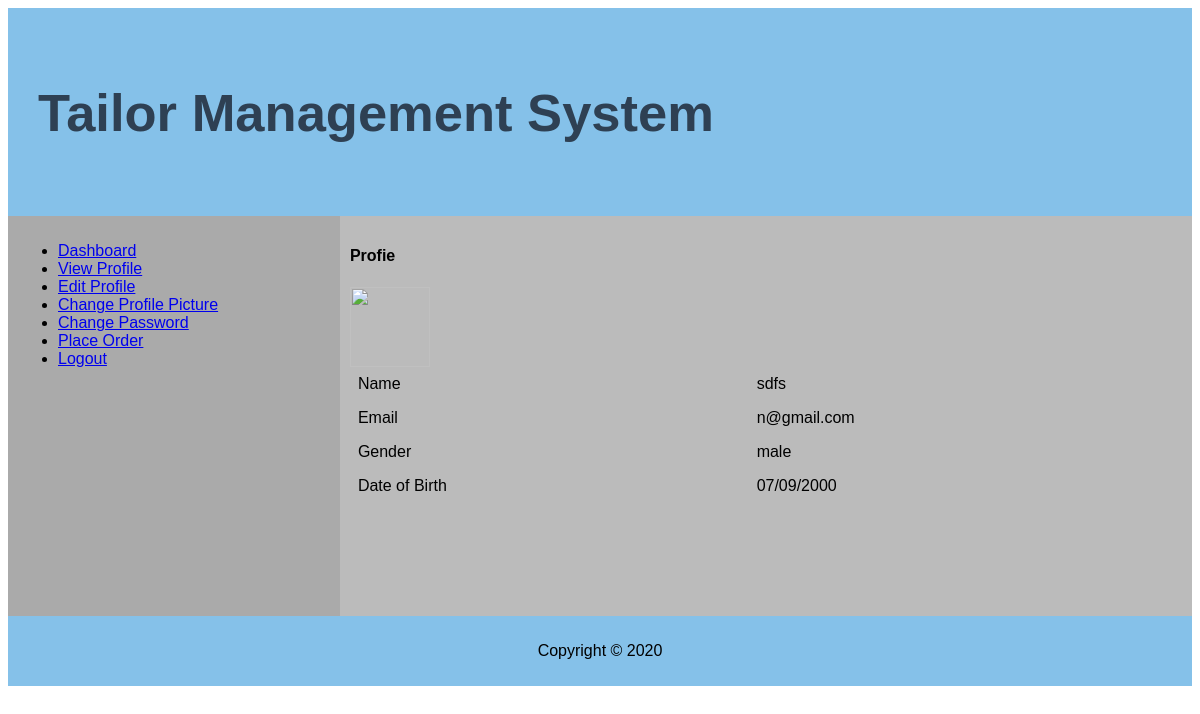
The page /user_view.php (signed in) on the database its author committed.
### tables this page shows
CREATE TABLE `user` (
  `ID` int(50) NOT NULL,
  `name` varchar(100) NOT NULL,
  `email` varchar(100) NOT NULL,
  `userName` varchar(100) NOT NULL,
  `password` varchar(100) NOT NULL,
  `gender` varchar(100) NOT NULL,
  `dob` varchar(50) NOT NULL,
  `picture` varchar(100) NOT NULL,
  `type` varchar(50) NOT NULL
);

### user_view.php (the view, shortened to what this page needs)
<?php
$userName=$_SESSION['userName'];
?>
<html>
<head>
  <link rel="stylesheet" type="text/css" href="CSS/table.css">
</head>
<body>
<div class="grid-container">
  <div class="header">
    <h2 style="color: #2E4053"; align="left">Tailor Management System <?php
    ?></h2>
  </div>
  <div class="left" style="background-color:#aaa;">
  <ul>
  <li><a href="nuser.php">Dashboard</a></li>
  <li><a href="user_view.php?userName=<?php echo $userName; ?>">View Profile</a></li>
  <li><a href="user_edit.php">Edit Profile</a></li>
  <li><a href="user_changepic.php">Change Profile Picture</a></li>
  <li><a href="user_changepass.php">Change Password</a></li>
  <li><a href="user_placeorder.php">Place Order</a></li>
  <li><a href="logout.php">Logout</a></li>
</ul>
  </div>
  <div class="middle" style="background-color:#bbb;">
<?php
$con=mysqli_connect("localhost","root","","db");
    $sql="SELECT * FROM user WHERE userName='$userName'";
    $result=mysqli_query($con,$sql);
    if(mysqli_num_rows($result)>0)
    {
      ($row=mysqli_fetch_array($result));
      $image=$row["picture"];
        echo "<h4>Profie</h4>";?>
        <img src="<?php echo $image;?>" height="80" width="80" />
        <?php
        echo "<table>";
        echo "<tr>";
        echo "<td> Name </td>";
        echo "<td>".$row["name"]."</td>";
        echo "</tr>";
        echo "<tr>";
        echo "<td> Email </td>";
        echo "<td>".$row["email"]."</td>";
        echo "</tr>";
        echo "<tr>";
        echo "<td> Gender </td>";
        echo "<td>".$row["gender"]."</td>";
        echo "</tr>";
        echo "<tr>";
        echo "<td> Date of Birth </td>";
        echo "<td>".$row["dob"]."</td>";
        echo "</tr>";
        echo "</table>";
    }
    else
    {
      echo "No data found.<br/>";
    }
?>
</div>
  <div class="footer">
    <p>Copyright © 2020</p>
  </div>
</div>
</body>
</html>

### CSS/table.css (style rules this page uses)
* { box-sizing: border-box; }
body { font-family: Arial, Helvetica, sans-serif; }
.header { grid-area: header; background-color: #85C1E9; padding: 30px; text-align: center; font-size: 35px; }
.grid-container { display: grid; grid-template-areas: 'header header header header header header' 'left middle middle middle middle middle' 'footer footer footer footer footer footer'; }
.left, .middle, .right { padding: 10px; height: 400px; overflow: scroll; }
.left { grid-area: left; }
.middle { grid-area: middle; }
.footer { grid-area: footer; background-color: #85C1E9; padding: 10px; text-align: center; }
table { border-collapse: collapse; width: 100%; }
th, td { text-align: left; padding: 8px; }

### rows shown on the page
user: name "sdfs", email "n@gmail.com", gender "male", dob "07/09/2000"
